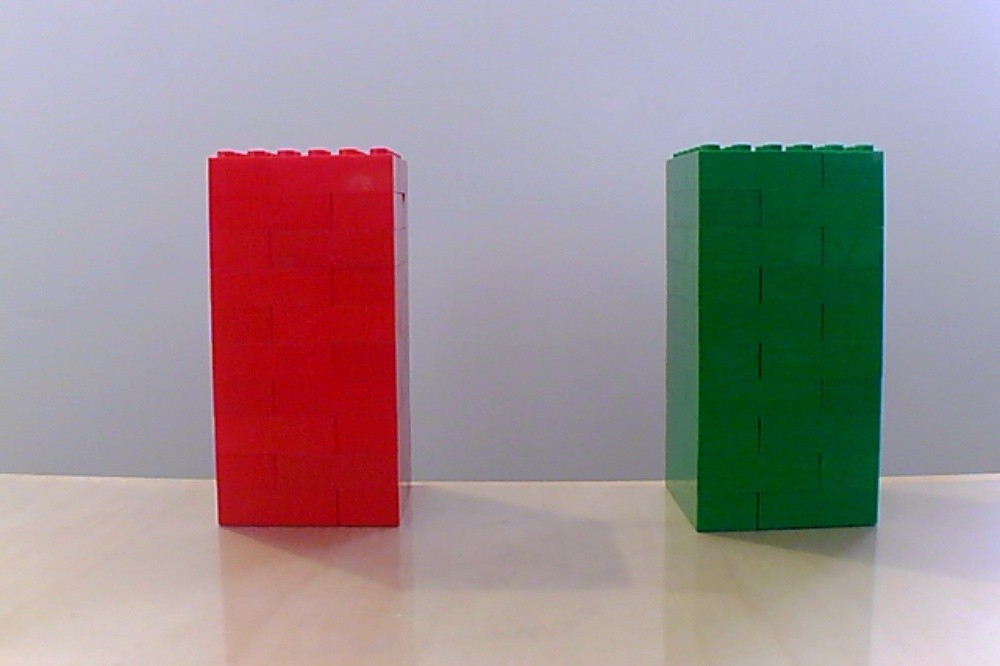
#> input picture Code/Cam/OpenCv/Imagenes/fe-001-both.jpg, 1000 x 666 px, shrunk from 1280 x 852 before the run, given in place of the camera
$ python Color_detector.py
#> lines starting #> are read from the running program, lines starting #| are printed output that depends on the picture; after the words box and inside, x2 and y2 are one past the last pixel; in counts of white or black regions, pixels touching at a corner belong together
import cv2
import numpy as np
import time

# Función para detectar color en una imagen
def detectar_color(frame, lower_bound, upper_bound, color_name, last_detected_time, delay):
    # Convertir la imagen a formato HSV
    hsv = cv2.cvtColor(frame, cv2.COLOR_BGR2HSV)

    # Crear una máscara con los límites de color
    mask = cv2.inRange(hsv, lower_bound, upper_bound)

    # Encontrar los contornos de las áreas con el color detectado
    contours, _ = cv2.findContours(mask, cv2.RETR_TREE, cv2.CHAIN_APPROX_SIMPLE)

    current_time = time.time()
    for contour in contours:
        area = cv2.contourArea(contour)
        if area > 500:  # Filtrar contornos pequeños
            x, y, w, h = cv2.boundingRect(contour)
            cv2.rectangle(frame, (x, y), (x + w, y + h), (0, 255, 0), 2)
            cv2.putText(frame, color_name, (x, y - 10), cv2.FONT_HERSHEY_SIMPLEX, 0.9, (0, 255, 0), 2)

            # Hacer print si ha pasado el tiempo de delay
            if current_time - last_detected_time > delay:
                print(f'Detectado bloque de color {color_name} en la posición: x={x}, y={y}, ancho={w}, alto={h}')
                return current_time
    return last_detected_time

# Capturar video desde la cámara web
cap = cv2.VideoCapture(0)

# Tiempo inicial de detección
last_red_time = time.time()
last_green_time = time.time()

# Definir el delay entre prints (en segundos)
delay = 2.0

while True:
    ret, frame = cap.read()
#> frame is the input picture: shape (666, 1000, 3); mean B, G, R 146.3, 142.5, 156.1
    if not ret:
        break

    # Definir rangos de color con tolerancia reducida para rojo y verde en formato HSV
    lower_red = np.array([159, 50, 70])
    upper_red = np.array([180, 255, 255])
    lower_green = np.array([36, 50, 70])
    upper_green = np.array([89, 155, 155])

    # Detectar colores y actualizar el tiempo de detección
    last_red_time = detectar_color(frame, lower_red, upper_red, "R", last_red_time, delay)
#> in detectar_color, `hsv = cv2.cvtColor(frame, cv2.COLOR_BGR2HSV)`: hsv: shape (666, 1000, 3); mean H, S, V 99.8, 74.9, 173.4
#> in detectar_color, `mask = cv2.inRange(hsv, lower_bound, upper_bound)`:
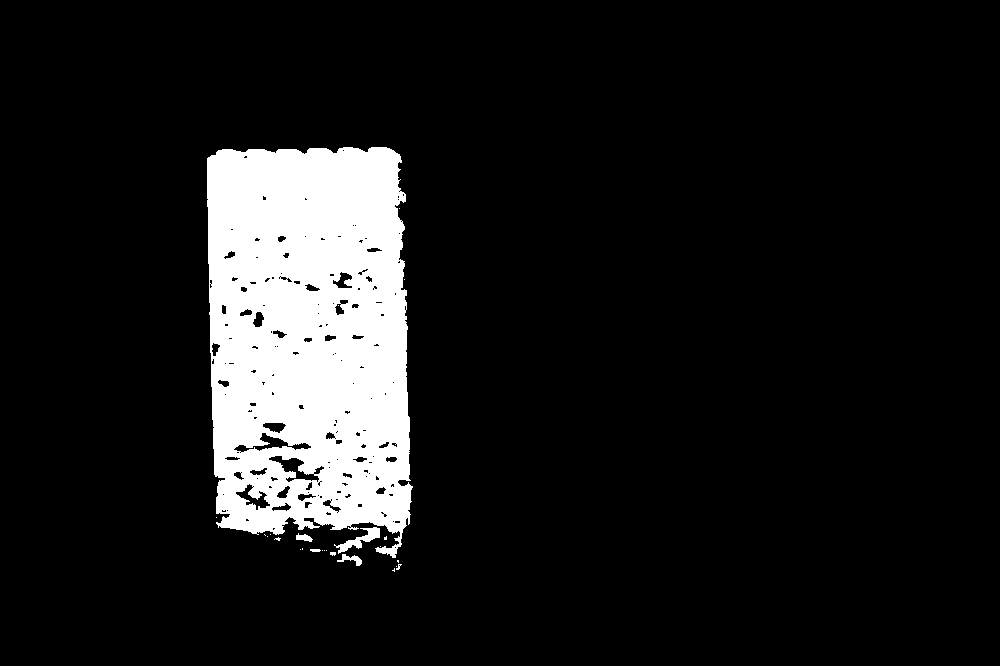
#> mask: shape (666, 1000); 10.6% white; 25 white regions (19 under 20 px)
#> in detectar_color, `contours, _ = cv2.findContours(mask, cv2.RETR_TREE, cv2.CHAIN_APPROX_S..`: contours = 195 contours, 144 with area under 20; largest, box (x1, y1, x2, y2) and area: (207, 147, 413, 558) 73046, (268, 455, 320, 483) 528, (233, 432, 312, 453) 512, (235, 483, 271, 511) 364, (334, 527, 380, 554) 322
#> the loop in detectar_color, `for contour in contours:` made 195 passes
#> (area, x, y, w, h) on passes 25, 80, 88: (73046, 207, 147, 206, 411), (527.5, 268, 455, 52, 28), (511.5, 233, 432, 79, 21)
#> area on passes 6, 20, 21, 38, 39, 40: 92.5, 68.5, 322.5, 95, 35.5, 92
#> after the loop in detectar_color, `for contour in contours:`:
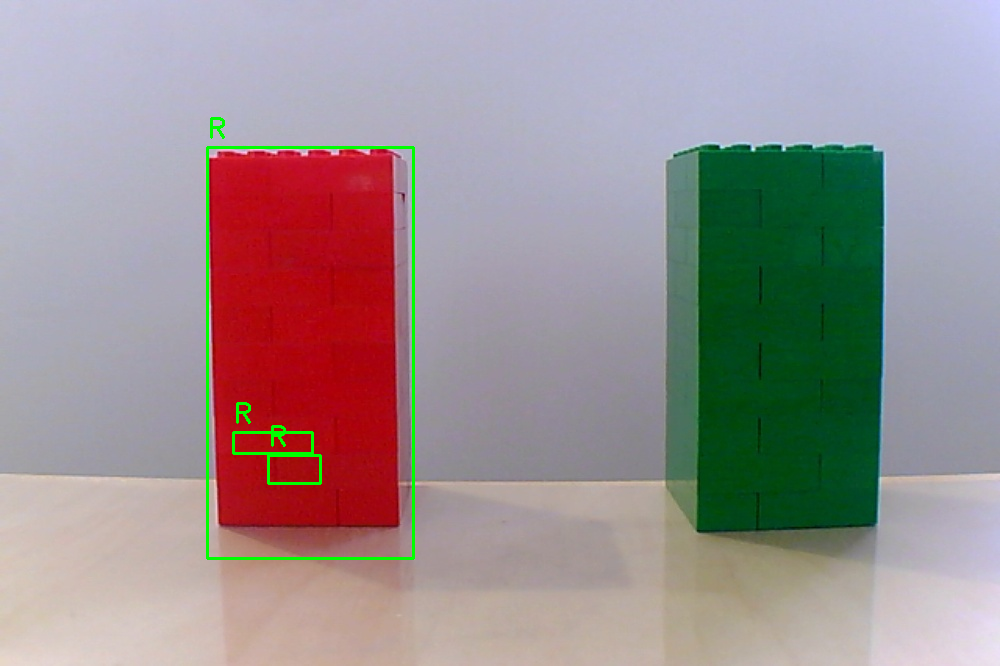
#> frame: shape (666, 1000, 3); 0.79% of pixels changed, all inside (x1, y1, x2, y2) = (206, 117, 415, 560)
#> last_red_time = 1.8e+09
    last_green_time = detectar_color(frame, lower_green, upper_green, "V", last_green_time, delay)
#> call 2 of detectar_color, with lower_bound = array of shape (3,), upper_bound = array of shape (3,), color_name = 'V', last_detected_time = 1.8e+09, delay = 2
#> in detectar_color (call 2), `hsv = cv2.cvtColor(frame, cv2.COLOR_BGR2HSV)`: hsv: shape (666, 1000, 3); mean H, S, V 99.3, 76.2, 174
#> in detectar_color (call 2), `mask = cv2.inRange(hsv, lower_bound, upper_bound)`:
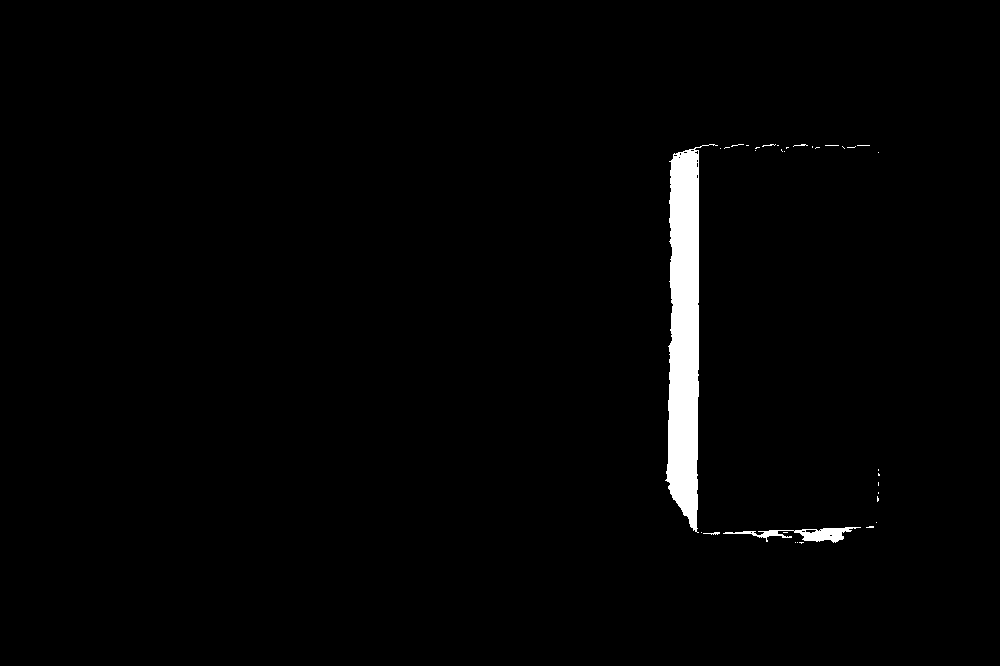
#> mask: shape (666, 1000); 1.7% white; 34 white regions (31 under 20 px)
#> in detectar_color (call 2), `contours, _ = cv2.findContours(mask, cv2.RETR_TREE, cv2.CHAIN_APPROX_S..`: contours = 48 contours, 45 with area under 20; largest, box (x1, y1, x2, y2) and area: (665, 144, 718, 533) 10068, (723, 527, 861, 543) 648, (805, 529, 817, 534) 32
#> the loop in detectar_color (call 2), `for contour in contours:` made 48 passes
#> (area, x, y, w, h) on passes 7, 39: (647.5, 723, 527, 138, 16), (10068, 665, 144, 53, 389)
#> area on pass 12: 31.5
#> after the loop in detectar_color (call 2), `for contour in contours:`:
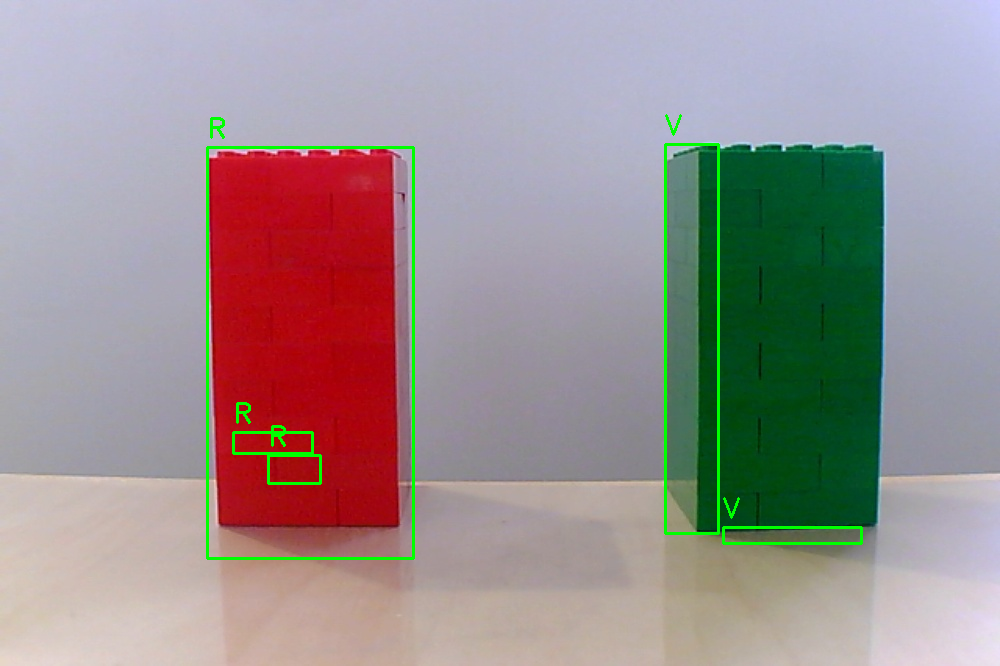
#> frame: shape (666, 1000, 3); 0.57% of pixels changed, all inside (x1, y1, x2, y2) = (664, 114, 863, 545)
#> last_green_time = 1.8e+09

    # Mostrar el frame con los rectángulos de los colores detectados
    cv2.imshow('Detección de Colores', frame)

    # Exit Q
    if cv2.waitKey(1) & 0xFF == ord('q'):
#> (key q is pressed here)
        break


cap.release()
cv2.destroyAllWindows()
